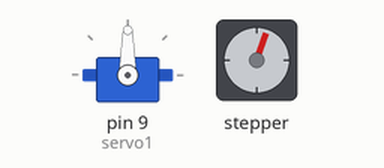
This sketch was run on a simulated Arduino Uno, built with avr-gcc and run on an emulated ATmega328P. Shown: servo, stepper motor. Stepper angles assume 2048 steps per turn; what the sketch prints to the serial monitor is not drawn.

Above: at 2.18 s.
At 19.3 s:
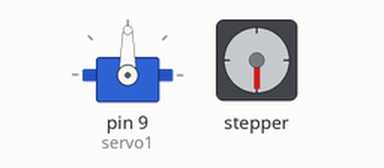
At 23.1 s:
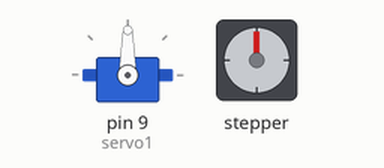
At 39.75 s:
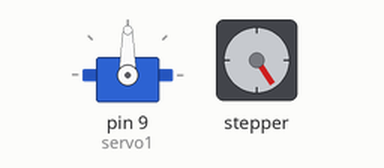
Timing chart, 0 to 40.0 s (numbered marks = the images above):
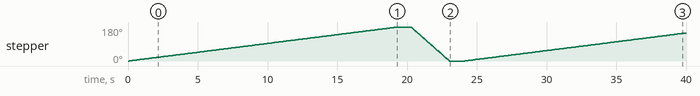

Measured:
- by itself, stepper: turns 180° clockwise in 19.2 s, then 180° counter-clockwise in 2.7 s, then 148° clockwise in 15.8 s

The sketch:

servoTest.ino
```cpp
/*
  Arduino Starter Kit example
  Project 5 - Servo Mood Indicator

  This sketch is written to accompany Project 5 in the Arduino Starter Kit

  Parts required:
  - servo motor
  - 10 kilohm potentiometer
  - two 100 uF electrolytic capacitors

  created 13 Sep 2012
  by Scott Fitzgerald

  http://www.arduino.cc/starterKit

  This example code is part of the public domain.
*/

// include the Servo library
#include <Servo.h>
#include <Stepper.h>

Servo servo1;  // create a servo object

int angle;   // variable to hold the angle for the servo motor

// Number of steps per internal motor revolution
const float STEPS_PER_REV = 32;

//  Amount of Gear Reduction
const float GEAR_RED = 64;

// Number of steps per geared output rotation
const float STEPS_PER_OUT_REV = STEPS_PER_REV * GEAR_RED;

// Define Variables

// Number of Steps Required
int StepsRequired;

// Create Instance of Stepper Class
// Specify Pins used for motor coils
// The pins used are 8,9,10,11
// Connected to ULN2003 Motor Driver In1, In2, In3, In4
// Pins entered in sequence 1-3-2-4 for proper step sequencing
Stepper steppermotor(STEPS_PER_REV, 8, 9, 10, 11);

void setup() {
  servo1.attach(9); // attaches the servo on pin 9 to the servo object
  Serial.begin(9600); // open a serial connection to your computer
}

void loop() {


  // print out the angle for the servo motor
  Serial.print("moving to 180 degrees...");

   // Rotate CW 1/2 turn slowly
  StepsRequired  =  STEPS_PER_OUT_REV / 2;
  steppermotor.setSpeed(100);
  steppermotor.step(StepsRequired);

  // set the servo position
  //servo1.write(180);

  // wait for the servo to get there
  delay(1000);

    // print out the angle for the servo motor
  Serial.print("moving to 0 degrees...");

    // Rotate CCW 1/2 turn quickly
  StepsRequired  =  - STEPS_PER_OUT_REV / 2;
  steppermotor.setSpeed(700);
  steppermotor.step(StepsRequired);

  // set the servo position
  //servo1.write(0);

  // wait for the servo to get there
  delay(1000);
}
```
